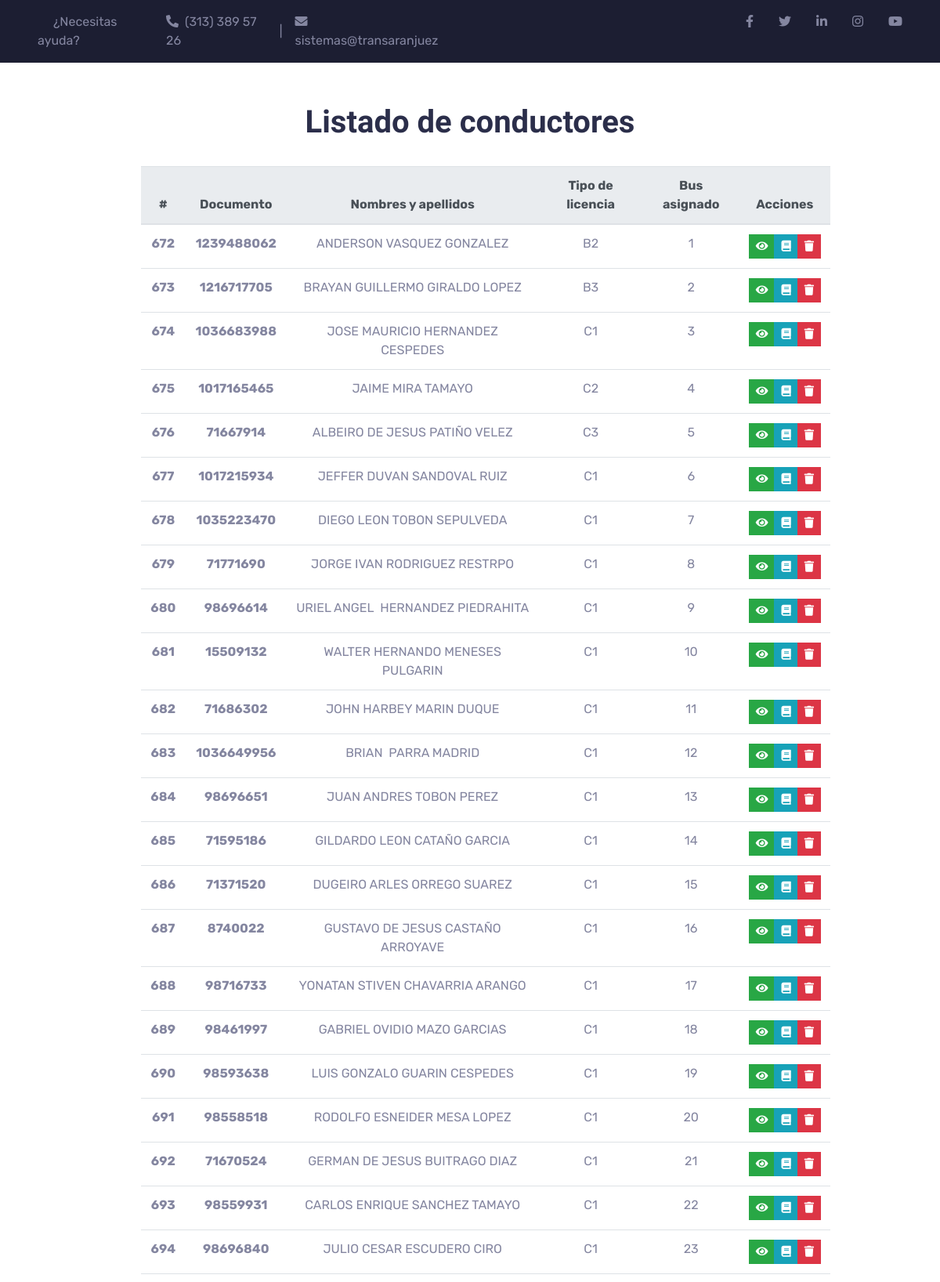
The page /horarios/ver_conductores/ (upper part) on the database its author committed.
### horarios/models.py (models this page shows, shortened)
class conductores(models.Model):
    documento = models.CharField(max_length=12, null=True)
    nombre_completo = models.CharField(max_length=150, null=True)
    tipo_licencia = models.CharField(max_length=10, null=True)
    fechaNacimiento = models.CharField(max_length=10, null=True)
    telefono = models.CharField(max_length=12, null=True)
    bus_asignado = models.CharField(max_length=4, null=True)
    alerta = models.CharField(max_length=150, null=True)
    usuario = models.ForeignKey(User, null=True, on_delete=models.CASCADE)

### horarios/views.py (the view)
# urls.py: path('horarios/ver_conductores/', views.ver_conductores, name='ver_conductores'),
def ver_conductores(request):
    listado = conductores.objects.all()
    return render(request, 'ver_conductores.html', {'conductores': listado})

### horarios/templates/ver_conductores.html (shortened to what this page needs)
{% extends 'base.html' %}
{% block content %}
<h1>Listado de conductores</h1>
<ul>
    <br>
    <div class="table-responsive">
        <table class="table">
            <thead class="thead-light">
                <tr>
                    <th scope="col">#</th>
                    <th scope="col">Documento</th>
                    <th scope="col">Nombres y apellidos</th>
                    <th scope="col">Tipo de licencia</th>
                    <th scope="col">Bus asignado</th>
                    <th scope="col">Acciones</th>
                </tr>
            </thead>
            <tbody>
                {% for conductor in conductores %}
                <tr>
                    <th scope="row">{{conductor.id}}</th>
                    <th>{{conductor.documento}}</th>
                    <td>{{conductor.nombre_completo}}</td>
                    <td>{{conductor.tipo_licencia}}</td>
                    <td>{{conductor.bus_asignado}}</td>
                    <td>
                        <div class="btn-group btn-group-sm" role="group">
                            <a class="btn btn-sm btn-success" href="{% url 'ver_detalle_conductor' conductor.id %}" ><i class="fa fa-eye"></i></a>
                            <a class="btn btn-sm btn-info"><i class="fa fa-book"></i></a>
                            <a class="btn btn-sm btn-danger"><i class="fa fa-trash"></i></a>
                        </div>
                    </td>
                </tr>
                {% endfor %}
            </tbody>
        </table>
    </div>
</ul>
{% endblock %}

### horarios/static/style.css (style rules this page uses)
:root { --primary: #36b44b; --secondary: #2B2E4A; --light: #F4F5F8; --dark: #1C1E32; }
h1, h2, .font-weight-bold { font-weight: 700 !important; }

### rows shown on the page
conductores: id "672", documento "1239488062", nombre_completo "ANDERSON VASQUEZ GONZALEZ", tipo_licencia "B2", bus_asignado "1"
conductores: id "673", documento "1216717705", nombre_completo "BRAYAN GUILLERMO GIRALDO LOPEZ", tipo_licencia "B3", bus_asignado "2"
conductores: id "674", documento "1036683988", nombre_completo "JOSE MAURICIO HERNANDEZ CESPEDES", tipo_licencia "C1", bus_asignado "3"
conductores: id "675", documento "1017165465", nombre_completo "JAIME MIRA TAMAYO", tipo_licencia "C2", bus_asignado "4"
conductores: id "676", documento "71667914", nombre_completo "ALBEIRO DE JESUS PATIÑO VELEZ", tipo_licencia "C3", bus_asignado "5"
conductores: id "677", documento "1017215934", nombre_completo "JEFFER DUVAN SANDOVAL RUIZ", tipo_licencia "C1", bus_asignado "6"
conductores: id "678", documento "1035223470", nombre_completo "DIEGO LEON TOBON SEPULVEDA", tipo_licencia "C1", bus_asignado "7"
conductores: id "679", documento "71771690", nombre_completo "JORGE IVAN RODRIGUEZ RESTRPO", tipo_licencia "C1", bus_asignado "8"
conductores: id "680", documento "98696614", nombre_completo "URIEL ANGEL HERNANDEZ PIEDRAHITA", tipo_licencia "C1", bus_asignado "9"
conductores: id "681", documento "15509132", nombre_completo "WALTER HERNANDO MENESES PULGARIN", tipo_licencia "C1", bus_asignado "10"
conductores: id "682", documento "71686302", nombre_completo "JOHN HARBEY MARIN DUQUE", tipo_licencia "C1", bus_asignado "11"
conductores: id "683", documento "1036649956", nombre_completo "BRIAN PARRA MADRID", tipo_licencia "C1", bus_asignado "12"
conductores: id "684", documento "98696651", nombre_completo "JUAN ANDRES TOBON PEREZ", tipo_licencia "C1", bus_asignado "13"
conductores: id "685", documento "71595186", nombre_completo "GILDARDO LEON CATAÑO GARCIA", tipo_licencia "C1", bus_asignado "14"
conductores: id "686", documento "71371520", nombre_completo "DUGEIRO ARLES ORREGO SUAREZ", tipo_licencia "C1", bus_asignado "15"
conductores: id "687", documento "8740022", nombre_completo "GUSTAVO DE JESUS CASTAÑO ARROYAVE", tipo_licencia "C1", bus_asignado "16"
conductores: id "688", documento "98716733", nombre_completo "YONATAN STIVEN CHAVARRIA ARANGO", tipo_licencia "C1", bus_asignado "17"
conductores: id "689", documento "98461997", nombre_completo "GABRIEL OVIDIO MAZO GARCIAS", tipo_licencia "C1", bus_asignado "18"
conductores: id "690", documento "98593638", nombre_completo "LUIS GONZALO GUARIN CESPEDES", tipo_licencia "C1", bus_asignado "19"
conductores: id "691", documento "98558518", nombre_completo "RODOLFO ESNEIDER MESA LOPEZ", tipo_licencia "C1", bus_asignado "20"
conductores: id "692", documento "71670524", nombre_completo "GERMAN DE JESUS BUITRAGO DIAZ", tipo_licencia "C1", bus_asignado "21"
conductores: id "693", documento "98559931", nombre_completo "CARLOS ENRIQUE SANCHEZ TAMAYO", tipo_licencia "C1", bus_asignado "22"
conductores: id "694", documento "98696840", nombre_completo "JULIO CESAR ESCUDERO CIRO", tipo_licencia "C1", bus_asignado "23"
